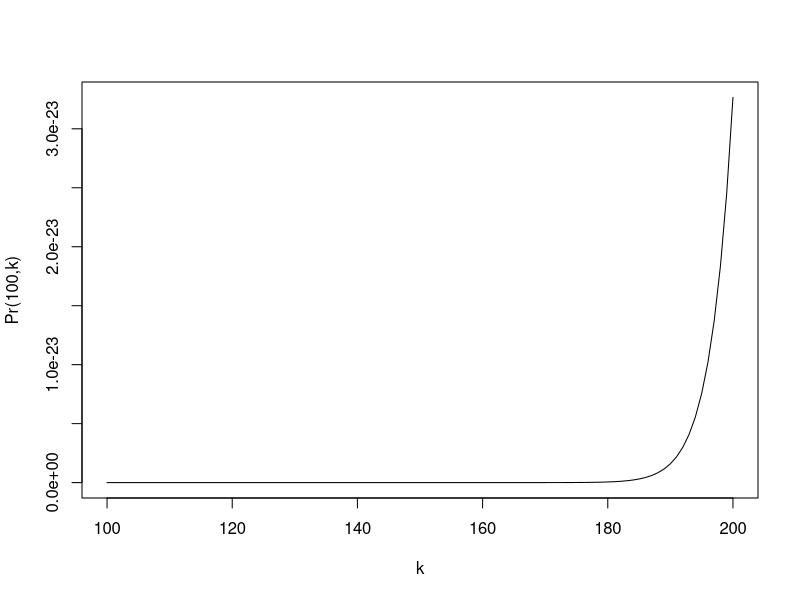
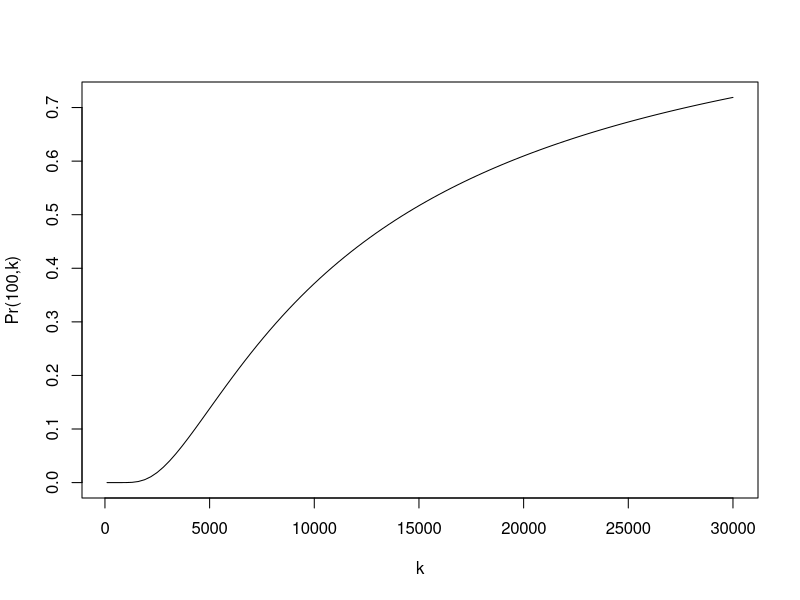
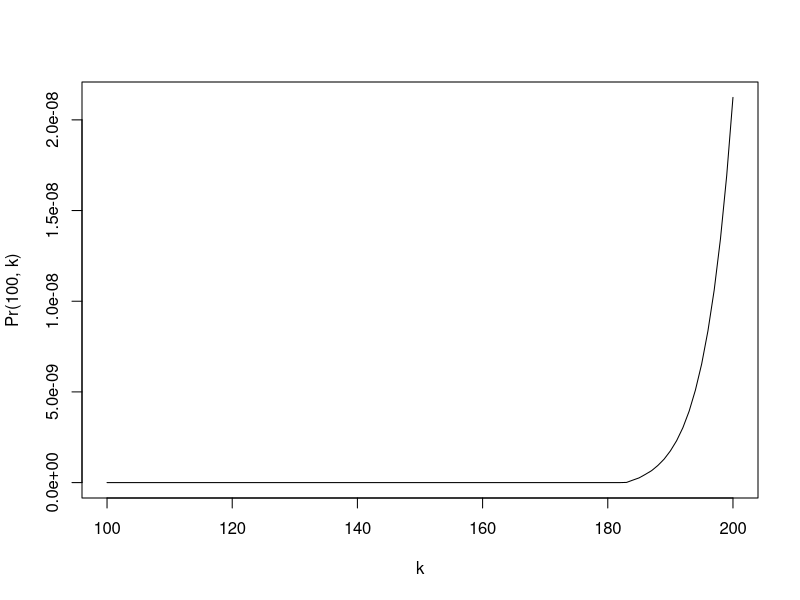
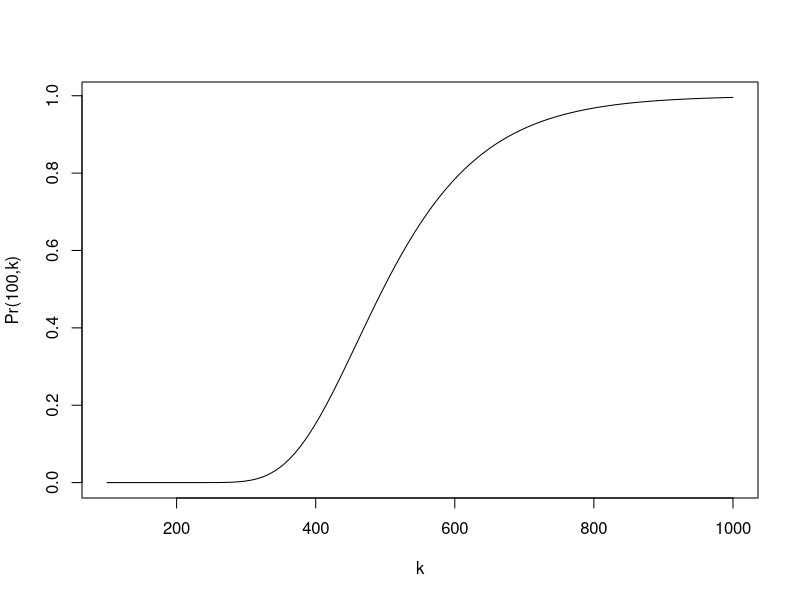

R code for these plots, in order:
## ---- chunk 1
Pr <- function(k) {
  choose(k-1, 99)/choose(k+99, k)
}
curve(Pr, from = 100, to = 200, xlab = "k", ylab = "Pr(100,k)")
## ---- chunk 2
curve(Pr, from = 100, to = 30000, xlab = "k", ylab = "Pr(100,k)")
## ---- chunk 3
for (k in seq(100, 30000, 1)) {
  if (Pr(k) >= 0.5) {
    print(paste0("It takes ", k, " times for the probability to reach 50%."))
    break
  }
}
## ---- chunk 4
for (k in seq(100, 50000, 1)) {
  if (Pr(k) >= 0.8) {
    print(paste0("It takes ", k, " times for the probability to reach 80%."))
    break
  }
}
## ---- chunk 5
n <- 3
k <- 3
S <- LETTERS[1:n]
sims <- replicate(50000, sample(S, k, replace = TRUE), simplify = FALSE)
(p <- sum(sapply(sims, function(x) length(setdiff(S, x)) == 0))/50000)
## ---- chunk 6
Pr <- function(n, k) {
  out <- vector("numeric", n+1)
  for (j in seq(0, n, 1)) {
    out[j+1] <- (-1)^j * ((n-j)/n)^k * choose(n, j)
  }
  max(0, sum(out))
}

Pr_100 <- function(k) {
  sapply(k, function(k) Pr(100, k))
}

curve(Pr_100, from = 100, to = 200, xlab = "k", ylab = "Pr(100, k)")
## ---- chunk 7
curve(Pr_100, from = 100, to = 1000, xlab = "k", ylab = "Pr(100,k)")
## ---- chunk 8
for (k in seq(100, 1000, 1)) {
  if (Pr_100(k) >= 0.5) {
    print(paste0("It takes ", k, " times for the probability to reach 50%."))
    break
  }
}
## ---- chunk 9
for (k in seq(100, 1000, 1)) {
  if (Pr_100(k) >= 0.8) {
    print(paste0("It takes ", k, " times for the probability to reach 80%."))
    break
  }
}
